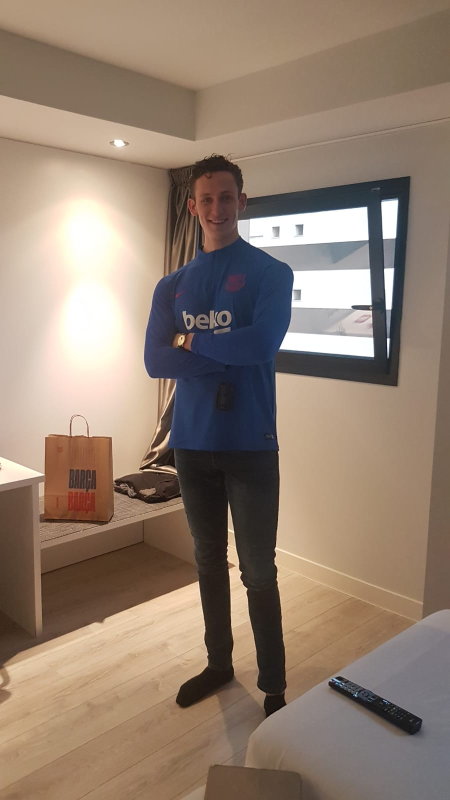
#> input picture dataset/classmates/bo/IMG-20191207-WA0001.jpg, 900 x 1600 px, given in place of the camera (shown at 1/2 size)
$ python build_face_dataset.py
#> lines starting #> are read from the running program, lines starting #| are printed output that depends on the picture

# import the necessary packages
from imutils.video import VideoStream
import argparse
import imutils
import time
import cv2
import os


args = {}
# path to where the face cascade resides
args['cascade'] = os.path.join(os.path.dirname(__file__), '..', 'dataset', 'haarcascades', 'haarcascade_frontalface_default.xml')
# path to output directory
args['output'] = os.path.join(os.path.dirname(__file__), '..', 'dataset', 'capture')

# load OpenCV's Haar cascade for face detection from disk
detector = cv2.CascadeClassifier(args["cascade"])

# initialize the video stream, allow the camera sensor to warm up,
# and initialize the total number of example faces written to disk
# thus far
print("[INFO] starting video stream...")
vs = VideoStream(src=0).start()
# vs = VideoStream(usePiCamera=True).start()
time.sleep(2.0)
total = 0


# loop over the frames from the video stream
while True:
    # grab the frame from the threaded video stream, clone it, (just
    # in case we want to write it to disk), and then resize the frame
    # so we can apply face detection faster
    frame = vs.read()
#> frame is the input picture: shape (1600, 900, 3); mean B, G, R 112.6, 127.8, 146.4
    orig = frame.copy()
    frame = imutils.resize(frame, width=400)
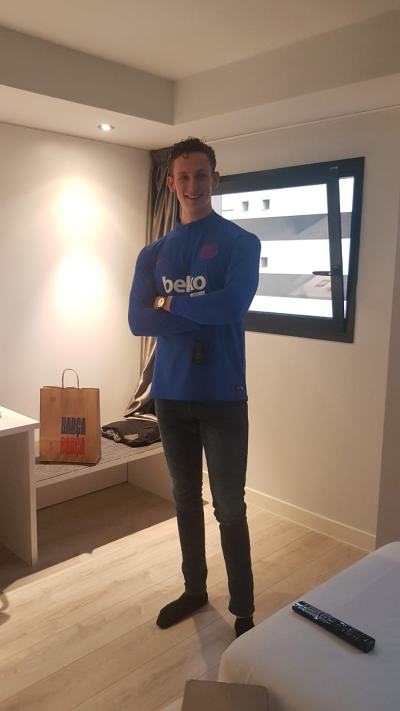
#> frame: shape (711, 400, 3); mean B, G, R 112.6, 127.8, 146.4

    # detect faces in the grayscale frame
    rects = detector.detectMultiScale(
        cv2.cvtColor(frame, cv2.COLOR_BGR2GRAY), scaleFactor=1.1,
        minNeighbors=5, minSize=(30, 30))
#> rects = [[168, 158, 49, 49]]

    # loop over the face detections and draw them on the frame
    for (x, y, w, h) in rects:
        cv2.rectangle(frame, (x, y), (x + w, y + h), (0, 255, 0), 2)
        # show the output frame
        cv2.imshow("Frame", frame)
#> this loop made 1 pass
#> pass 1, `cv2.imshow("Frame", frame)`:
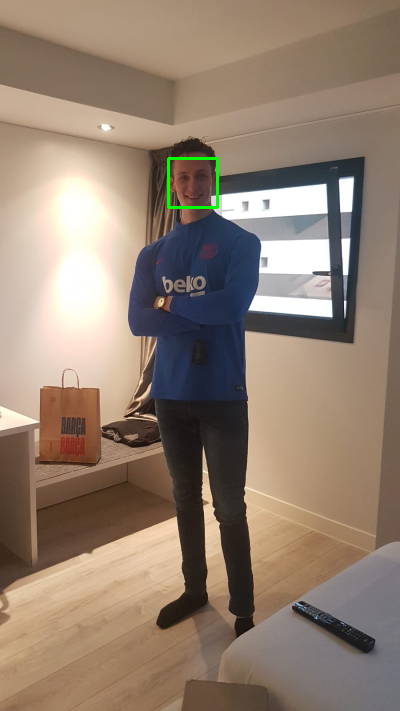
#> window 'Frame': shape (711, 400, 3); mean B, G, R 112.5, 128.2, 146.2

    key = cv2.waitKey(1) & 0xFF
#> (key q is pressed here)

    # if the `k` key was pressed, write the *original* frame to disk
    # so we can later process it and use it for face recognition
    if key == ord("k"):
        p = os.path.sep.join([args["output"], "{}.png".format(
            str(total).zfill(5))])
        cv2.imwrite(p, orig)
        total += 1

    # if the `q` key was pressed, break from the loop
    elif key == ord("q"):
        break

# print the total faces saved and do a bit of cleanup
print("[INFO] {} face images stored".format(total))
print("[INFO] cleaning up...")
cv2.destroyAllWindows()
vs.stop()

$ run again, on dataset/classmates/bo/IMG_20190430_122148.jpg
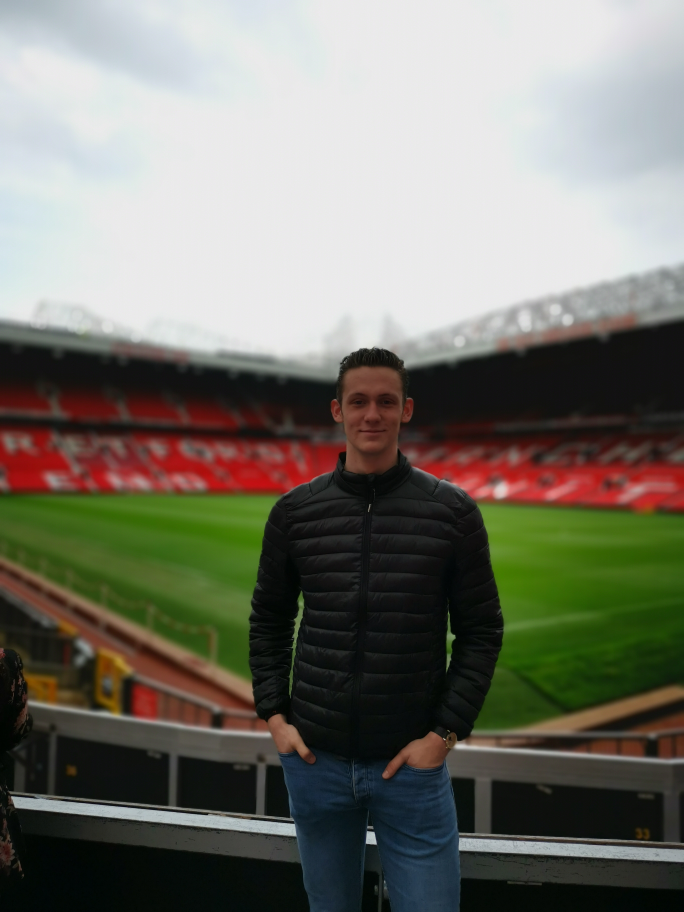
#> input picture dataset/classmates/bo/IMG_20190430_122148.jpg, 2736 x 3648 px, given in place of the camera (shown at 1/4 size)
#> frame is the input picture: shape (3648, 2736, 3); mean B, G, R 105.9, 116.1, 117
#> `frame = imutils.resize(frame, width=400)`:
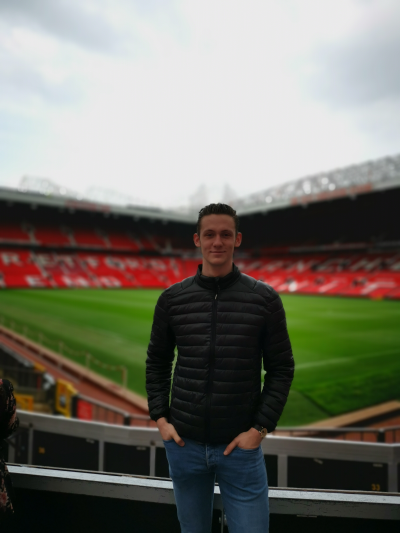
#> frame: shape (533, 400, 3); mean B, G, R 105.9, 116.1, 117
#> rects = [[194, 216, 50, 50]]
#> the loop `for (x, y, w, h) in rects:` made 1 pass
#> pass 1, `cv2.imshow("Frame", frame)`:
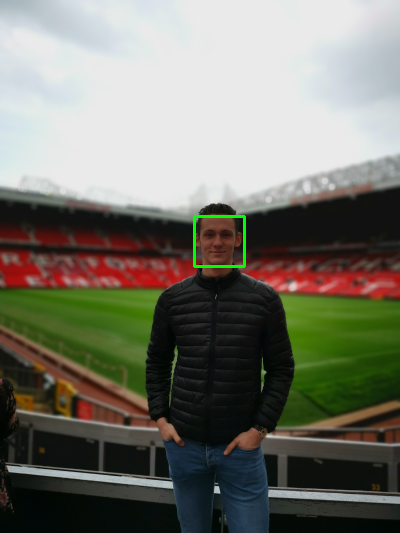
#> window 'Frame': shape (533, 400, 3); mean B, G, R 105.8, 116.7, 116.8

$ run again, on dataset/classmates/bo/IMG_20191101_222128.jpg
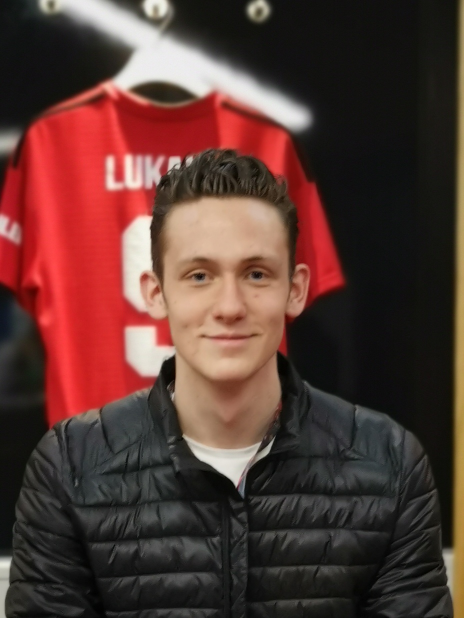
#> input picture dataset/classmates/bo/IMG_20191101_222128.jpg, 928 x 1236 px, given in place of the camera (shown at 1/2 size)
#> frame is the input picture: shape (1236, 928, 3); mean B, G, R 51.3, 56.9, 88.5
#> `frame = imutils.resize(frame, width=400)`:
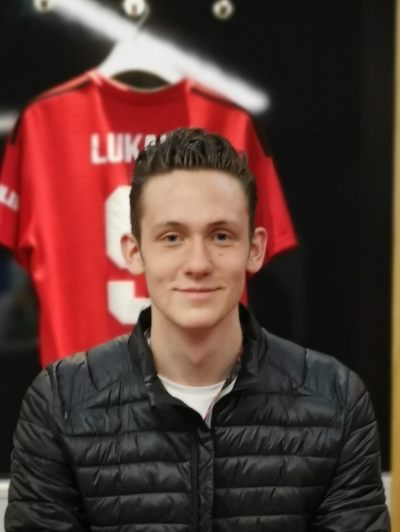
#> frame: shape (532, 400, 3); mean B, G, R 51.3, 56.9, 88.5
#> rects = [[126, 178, 144, 144]]
#> the loop `for (x, y, w, h) in rects:` made 1 pass
#> pass 1, `cv2.imshow("Frame", frame)`:
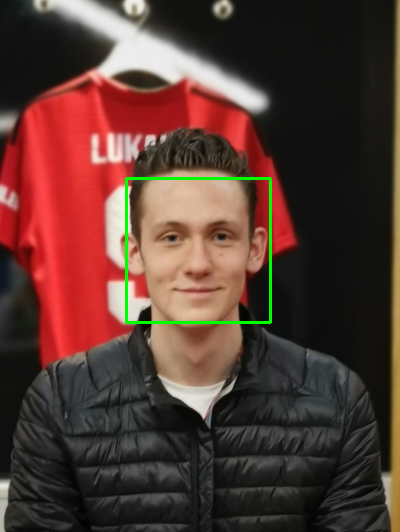
#> window 'Frame': shape (532, 400, 3); mean B, G, R 50.5, 58.1, 87.2
